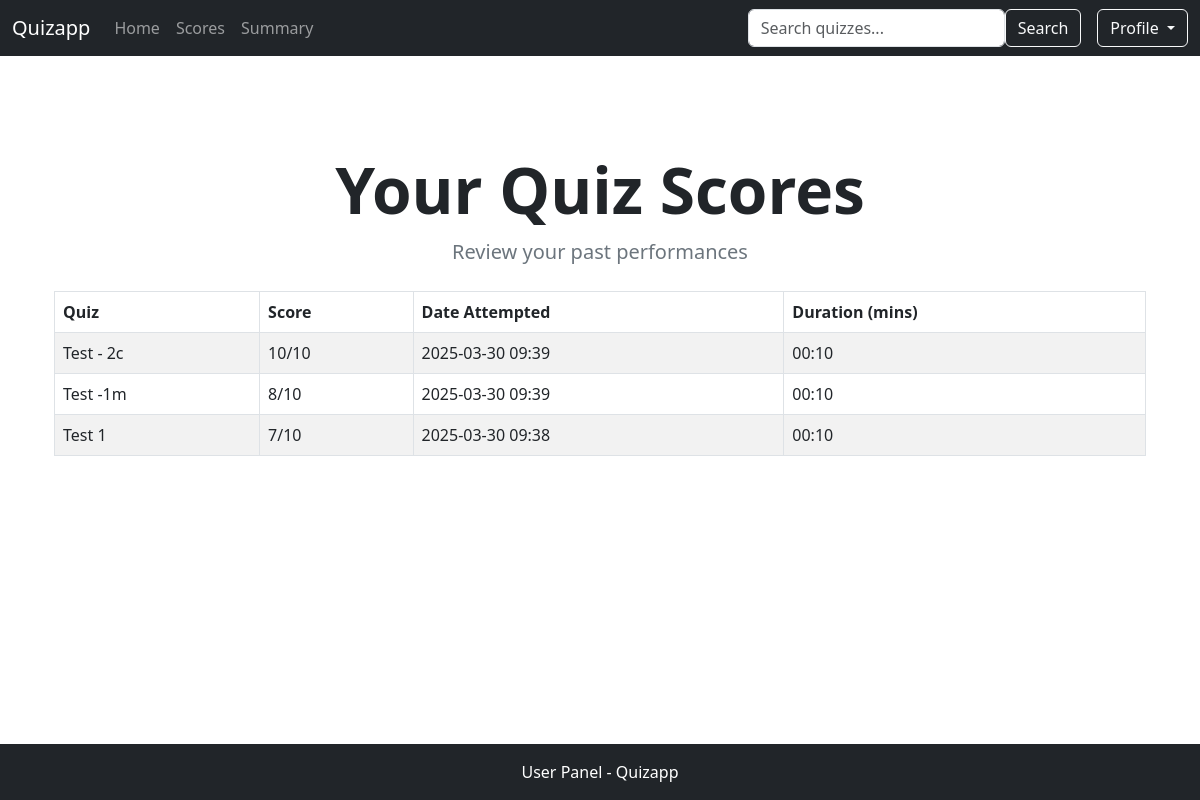
Page /user/scores (signed in) on the committed database.
### model.py (models this page shows)
class Quiz(db.Model):
    quiz_id = db.Column(db.Integer, primary_key=True)
    chapter_id = db.Column(db.Integer, db.ForeignKey('chapter.chapter_id', ondelete="CASCADE"), nullable=False)
    title = db.Column(db.String(255), nullable=False)
    date_of_quiz = db.Column(db.DateTime, nullable=False, default=datetime.utcnow)
    time_duration = db.Column(db.String(5), nullable=False)  # Format: HH:MM
    scores = db.relationship("Score", back_populates="quiz", cascade="all, delete-orphan")
    questions = db.relationship("Question", backref="quiz", cascade="all, delete-orphan")

### app.py (the view)
@app.route("/user/scores")
def user_scores():
    if "user_id" not in session:
        flash("You must be logged in to view your scores.", "danger")
        return redirect(url_for("user_login"))
    user_scores = db.session.query(
        Score.quiz_id, Score.total_scored, Score.time_stamp_of_attempt,
        Quiz.title.label("quiz_title"), Quiz.time_duration,
        db.func.count(Question.question_id).label("total_questions")
    ).join(Quiz, Score.quiz_id == Quiz.quiz_id) \
     .join(Question, Quiz.quiz_id == Question.quiz_id) \
     .filter(Score.user_id == session["user_id"]) \
     .group_by(Score.quiz_id, Score.total_scored, Score.time_stamp_of_attempt, Quiz.title, Quiz.time_duration) \
     .order_by(Score.time_stamp_of_attempt.desc()) \
     .all()
    return render_template("user/user_scores.html", user_scores=user_scores)

### templates/user/user_scores.html
{% extends "user_layout.html" %}
{% block body %}
<div class="container my-5">
    <h1 class="display-3 text-center text-dark fw-bold">Your Quiz Scores</h1>
    <p class="lead text-center text-secondary">Review your past performances</p>
    <div class="table-responsive mt-4">
        <table class="table table-bordered table-striped table-hover">
            <thead class="thead-dark">
                <tr>
                    <th>Quiz</th>
                    <th>Score</th>
                    <th>Date Attempted</th>
                    <th>Duration (mins)</th>
                </tr>
            </thead>
            <tbody>
                {% for score in user_scores %}
                <tr>
                    <td>{{ score.quiz_title }}</td>
                    <td>{{ score.total_scored }}/{{ score.total_questions }}</td>
                    <td>{{ score.time_stamp_of_attempt.strftime('%Y-%m-%d %H:%M') }}</td>
                    <td>{{ score.time_duration }}</td>
                </tr>
                {% else %}
                <tr>
                    <td colspan="4" class="text-center text-muted">No previous quiz attempts found.</td>
                </tr>
                {% endfor %}
            </tbody>
        </table>
    </div>
</div>
{% endblock %}

### rows in the picture
Quiz: quiz_title "Test - 2c", total_scored "10", total_questions "10", time_stamp_of_attempt "2025-03-30 09:39", time_duration "00:10"
Quiz: quiz_title "Test -1m", total_scored "8", total_questions "10", time_stamp_of_attempt "2025-03-30 09:39", time_duration "00:10"
Quiz: quiz_title "Test 1", total_scored "7", total_questions "10", time_stamp_of_attempt "2025-03-30 09:38", time_duration "00:10"
